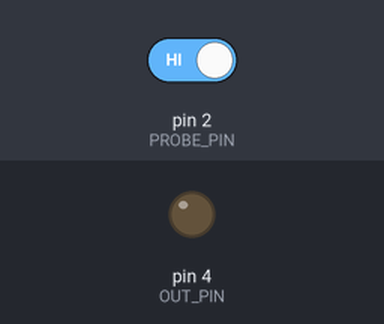
Recording of a sketch running on a simulated Arduino Uno, built with avr-gcc and run on an emulated ATmega328P. On the bench: output pins drawn as LEDs (lit = HIGH). The inputs (shaded band) are chosen by the test bench; at power-on: pin 2 (PROBE_PIN) HIGH.

Above: at 1.2 s.
1.3 s: pin 2 (PROBE_PIN) driven LOW
At 2.7 s:
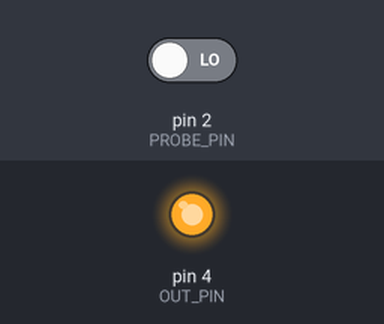
Timing chart, 0 to 4.3 s (numbered marks = the images above; inputs shaded):
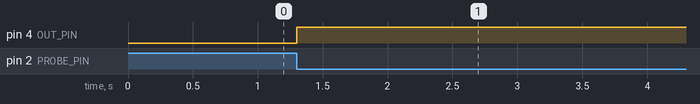

The sketch:

waterTiny.ino
```cpp
/**
    Water Action - Mission Possible MK2
    Ward Melville HS Science Olympiad - Team A - 2017-2018
    waterTiny.ino
    Purpose: Triggers the next action when the resistance of a probe changes more than a threshold value.

    @author David Cutting
    @version 1.0 1/26/2018
*/

// Definitions for microcontroller pin numbers
const int PROBE_PIN = 2;
const int OUT_PIN = 4;

void setup() {
  // Set the microcontroller pins as either inputs or outputs
  pinMode(PROBE_PIN, INPUT);
  pinMode(OUT_PIN, OUTPUT);

  // Set the output pin to low
  digitalWrite(OUT_PIN, LOW); // Write the output pin to LOW
}

void loop() {
  if(!digitalRead(PROBE_PIN)) {
    digitalWrite(OUT_PIN, HIGH); // Trigger the next action
  }
}
```

Measured:
- after the input at 1.3 s, pin 4 (OUT_PIN): LOW → HIGH at once
